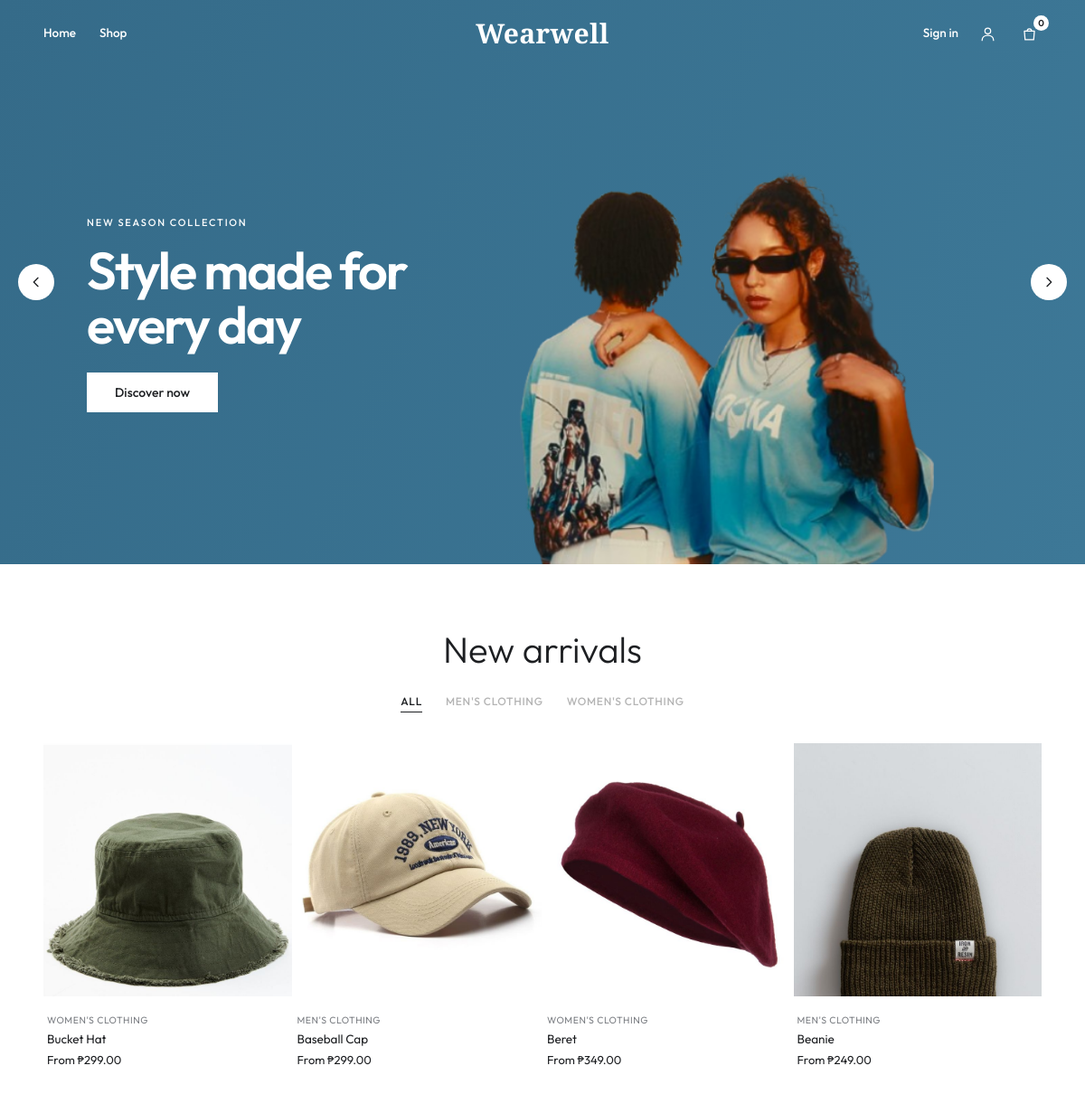
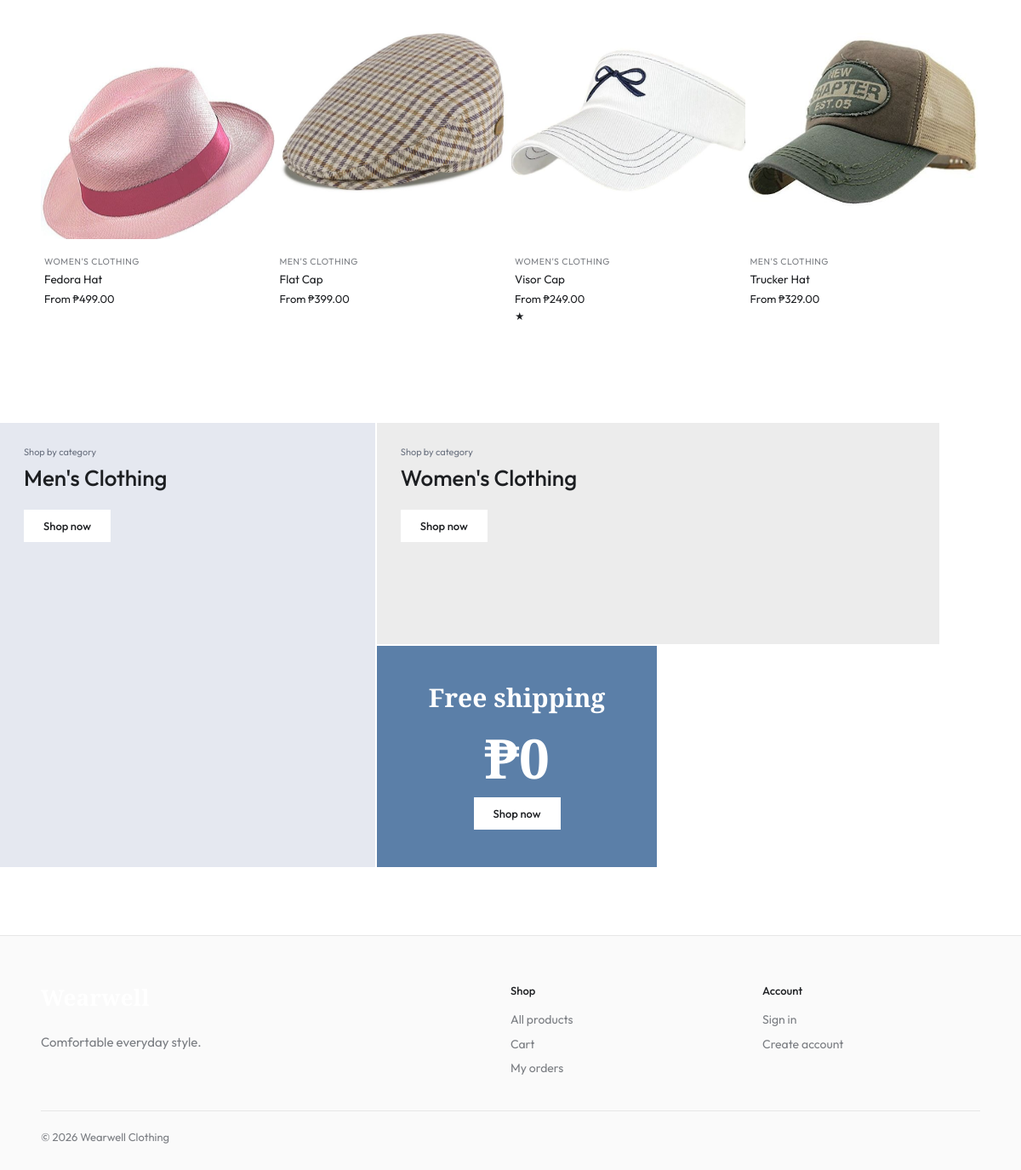
The page / on the database its author committed (2 pictures, top to bottom).
### tables this page shows
CREATE TABLE product_categories (
    product_category_id INT UNSIGNED AUTO_INCREMENT PRIMARY KEY,
    category_name VARCHAR(100) NOT NULL UNIQUE,
    description TEXT NULL,
    is_active TINYINT(1) NOT NULL DEFAULT 1
);

CREATE TABLE products (
    product_id BIGINT UNSIGNED AUTO_INCREMENT PRIMARY KEY,
    product_category_id INT UNSIGNED NOT NULL,
    product_type_id INT UNSIGNED NOT NULL,
    product_name VARCHAR(180) NOT NULL,
    slug VARCHAR(200) NOT NULL UNIQUE,
    description TEXT NULL,
    is_active TINYINT(1) NOT NULL DEFAULT 1,
    created_at TIMESTAMP NOT NULL DEFAULT CURRENT_TIMESTAMP,
    updated_at TIMESTAMP NOT NULL DEFAULT CURRENT_TIMESTAMP ON UPDATE CURRENT_TIMESTAMP,
    FOREIGN KEY (product_category_id) REFERENCES product_categories (product_category_id),
    FOREIGN KEY (product_type_id) REFERENCES product_types (product_type_id),
    INDEX idx_products_active_category (is_active, product_category_id)
);

### includes/functions.php (called while the page is built, shortened)
<?php
function e(mixed $value): string
{
    return htmlspecialchars((string) $value, ENT_QUOTES, "UTF-8");
}
function price_label(float $min, float $max): string
{
    $text = "₱" . number_format($min, 2);
    return $min < $max ? "From " . $text : $text;
}

### index.php (the view, shortened to what this page needs)
<?php
require_once __DIR__ . "/includes/functions.php";
$search = trim($_GET["q"] ?? "");
$base = "
    SELECT
        p.product_id,
        p.product_name,
        mp.min_price, mp.max_price,
        c.product_category_id AS category_id,
        c.category_name,
        (
            SELECT pi.image_path
            FROM product_images pi
            WHERE pi.product_id = p.product_id
            ORDER BY pi.sort_order
            LIMIT 1
        ) AS image_path,
        (
            SELECT ROUND(AVG(r.rating))
            FROM product_reviews r
            WHERE r.product_id = p.product_id
        ) AS rating
    FROM products p
    JOIN product_categories c ON c.product_category_id = p.product_category_id
    INNER JOIN (
        SELECT product_id, MIN(price) AS min_price, MAX(price) AS max_price
        FROM product_variants
        WHERE is_active = 1
        GROUP BY product_id
    ) mp ON mp.product_id = p.product_id
    WHERE p.is_active = 1 AND c.is_active = 1
";
if ($search !== "") {
    $q = $pdo->prepare(
        $base .
            " AND (p.product_name LIKE ? OR p.description LIKE ?) ORDER BY p.created_at DESC LIMIT 24",
    );
    $q->execute(["%" . $search . "%", "%" . $search . "%"]);
} else {
    $q = $pdo->query($base . " ORDER BY p.created_at DESC LIMIT 40");
}
$products = $q->fetchAll();
$categories = $pdo
    ->query(
        "SELECT product_category_id AS category_id, category_name FROM product_categories WHERE is_active = 1 ORDER BY category_name",
    )
    ->fetchAll();
$isHome = $search === "";
require __DIR__ . "/includes/header.php";
function hero_image(int $n): string
{
    return APP_BASE . "/uploads/clothing-store-model($n).png";
}
function product_card(array $p, bool $hidden = false): void
{
    ?>
    <article class="card" data-cat="<?= (int) $p[
        "category_id"
    ] ?>"<?= $hidden ? " hidden" : "" ?>>
        <a href="<?= APP_BASE ?>/product.php?id=<?= (int) $p[
            "product_id"
        ] ?>">
            <div class="product-image">
                <?php if ($p["image_path"]): ?>
                    <img
                        src="<?= APP_BASE ?>/<?= e($p["image_path"]) ?>"
                        alt="<?= e($p["product_name"]) ?>"
                        loading="lazy"
                    >
                <?php else: ?>
                    Product image
                <?php endif; ?>
            </div>
            <div class="card-info">
                <div class="card-cat"><?= e($p["category_name"]) ?></div>
                <h3><?= e($p["product_name"]) ?></h3>
                <div class="price"><?= e(price_label(
                    (float) $p["min_price"],
                    (float) $p["max_price"],
                )) ?></div>
                <?php if ($p["rating"]): ?>
                    <div class="stars" aria-label="Rated <?= (int) $p[
                        "rating"
                    ] ?> out of 5">
                        <?= str_repeat("★", (int) $p["rating"]) ?>
                    </div>
                <?php endif; ?>
            </div>
        </a>
    </article>
    <?php
}
?>
<?php if ($isHome): ?>
    <section class="hero-slider" aria-roledescription="carousel" aria-label="Featured">
        <div class="hero-slide active" aria-hidden="false">
            <img class="hero-image" src="<?= e(hero_image(1)) ?>" alt="" aria-hidden="true">
            <div class="hero-copy">
                <small>New season collection</small>
                <h1>Style made for every day</h1>
                <a class="button light" href="<?= APP_BASE ?>/shop.php">Discover now</a>
            </div>
        </div>
        <button type="button" class="hero-arrow prev" aria-label="Previous slide">
            <svg viewBox="0 0 24 24"><path d="m15 5-7 7 7 7"/></svg>
        </button>
        <button type="button" class="hero-arrow next" aria-label="Next slide">
            <svg viewBox="0 0 24 24"><path d="m9 5 7 7-7 7"/></svg>
        </button>
    </section>
    <section class="arrivals wrap" id="new">
        <h2>New arrivals</h2>
        <?php if ($categories): ?>
            <div class="tabs" role="tablist">
                <button type="button" role="tab" data-tab="all" aria-selected="true">All</button>
                <?php foreach ($categories as $c): ?>
                    <button
                        type="button"
                        role="tab"
                        data-tab="<?= (int) $c["category_id"] ?>"
                        aria-selected="false"
                    >
                        <?= e($c["category_name"]) ?>
                    </button>
                <?php endforeach; ?>
            </div>
        <?php endif; ?>
        <div class="grid">
            <?php foreach ($products as $i => $p): ?>
                <?php product_card($p, $i >= 8); ?>
            <?php endforeach; ?>
        </div>
    </section>
    <?php
    $tiles = array_slice($categories, 0, 4);
    if (count($tiles) >= 1): ?>
        <section class="wrap promos" aria-label="Shop by category">
            <?php $t = $tiles[0]; ?>
            <a class="promo tall a" href="<?= APP_BASE ?>/shop.php?category=<?= (int) $t[
                "category_id"
            ] ?>">
                <small>Shop by category</small>
                <h3><?= e($t["category_name"]) ?></h3>
                <span class="button">Shop now</span>
            </a>
            <?php if (isset($tiles[1])): ?>
                <?php $t = $tiles[1]; ?>
                <a class="promo b" href="<?= APP_BASE ?>/shop.php?category=<?= (int) $t[
                    "category_id"
                ] ?>">
                    <small>Shop by category</small>
                    <h3><?= e($t["category_name"]) ?></h3>
                    <span class="button">Shop now</span>
                </a>
            <?php endif; ?>
            <div class="promo-bottom">
                <a class="promo blue" href="<?= APP_BASE ?>/shop.php">
                    <h3>Free shipping</h3>
                    <div class="big">₱0</div>
                    <span class="button">Shop now</span>
                </a>
            </div>
        </section>
    <?php endif;
    ?>
<?php endif; ?>
<?php require __DIR__ . "/includes/footer.php"; ?>

### rows shown on the page
product_categories: category_name "MEN'S CLOTHING", category_name "Men's Clothing"
product_categories: category_name "WOMEN'S CLOTHING", category_name "Women's Clothing"
products: shows a picture, product_category.category_name "WOMEN'S CLOTHING", product_name "Bucket Hat", max_price "From ₱299.00"
products: shows a picture, product_category.category_name "MEN'S CLOTHING", product_name "Baseball Cap", max_price "From ₱299.00"
products: shows a picture, product_category.category_name "WOMEN'S CLOTHING", product_name "Beret", max_price "From ₱349.00"
products: shows a picture, product_category.category_name "MEN'S CLOTHING", product_name "Beanie", max_price "From ₱249.00"
products: shows a picture, product_category.category_name "WOMEN'S CLOTHING", product_name "Fedora Hat", max_price "From ₱499.00"
products: shows a picture, product_category.category_name "MEN'S CLOTHING", product_name "Flat Cap", max_price "From ₱399.00"
products: shows a picture, product_category.category_name "WOMEN'S CLOTHING", product_name "Visor Cap", max_price "From ₱249.00", rating "★"
products: shows a picture, product_category.category_name "MEN'S CLOTHING", product_name "Trucker Hat", max_price "From ₱329.00"

### other values the page prints
$headerCartCount "0"
